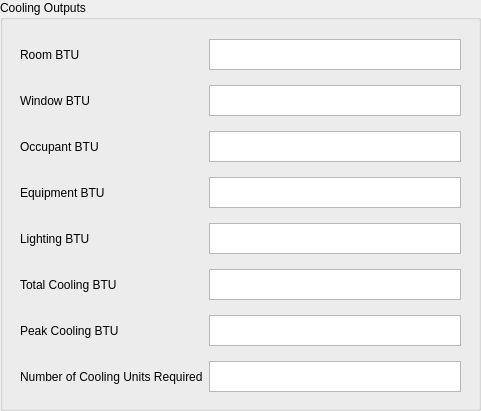
   <widget class="QGroupBox" name="cooloutputGroup">
    <property name="geometry">
     <rect>
      <x>10</x>
      <y>560</y>
      <width>481</width>
      <height>411</height>
     </rect>
    </property>
    <property name="minimumSize">
     <size>
      <width>481</width>
      <height>411</height>
     </size>
    </property>
    <property name="maximumSize">
     <size>
      <width>481</width>
      <height>411</height>
     </size>
    </property>
    <property name="title">
     <string>Cooling Outputs</string>
    </property>
    <widget class="QWidget" name="layoutWidget_3">
     <property name="geometry">
      <rect>
       <x>10</x>
       <y>30</y>
       <width>461</width>
       <height>371</height>
      </rect>
     </property>
     <property name="minimumSize">
      <size>
       <width>461</width>
       <height>371</height>
      </size>
     </property>
     <property name="maximumSize">
      <size>
       <width>461</width>
       <height>371</height>
      </size>
     </property>
     <layout class="QGridLayout" name="gridLayout_4">
      <property name="leftMargin">
       <number>10</number>
      </property>
      <property name="rightMargin">
       <number>10</number>
      </property>
      <item row="7" column="0">
       <widget class="QLabel" name="coolunitsLabel">
        <property name="minimumSize">
         <size>
          <width>183</width>
          <height>31</height>
         </size>
        </property>
        <property name="maximumSize">
         <size>
          <width>183</width>
          <height>31</height>
         </size>
        </property>
        <property name="text">
         <string>Number of Cooling Units Required</string>
        </property>
       </widget>
      </item>
      <item row="4" column="1">
       <widget class="QTextBrowser" name="lightingBTUOutput">
        <property name="sizePolicy">
         <sizepolicy hsizetype="Expanding" vsizetype="Fixed">
          <horstretch>0</horstretch>
          <verstretch>0</verstretch>
         </sizepolicy>
        </property>
        <property name="minimumSize">
         <size>
          <width>252</width>
          <height>31</height>
         </size>
        </property>
        <property name="maximumSize">
         <size>
          <width>252</width>
          <height>31</height>
         </size>
        </property>
       </widget>
      </item>
      <item row="1" column="1">
       <widget class="QTextBrowser" name="windowBTUOutput">
        <property name="sizePolicy">
         <sizepolicy hsizetype="Expanding" vsizetype="Fixed">
          <horstretch>0</horstretch>
          <verstretch>0</verstretch>
         </sizepolicy>
        </property>
        <property name="minimumSize">
         <size>
          <width>252</width>
          <height>31</height>
         </size>
        </property>
        <property name="maximumSize">
         <size>
          <width>252</width>
          <height>31</height>
         </size>
        </property>
       </widget>
      </item>
      <item row="0" column="0">
       <widget class="QLabel" name="roomBTULabel">
        <property name="minimumSize">
         <size>
          <width>183</width>
          <height>31</height>
         </size>
        </property>
        <property name="maximumSize">
         <size>
          <width>183</width>
          <height>31</height>
         </size>
        </property>
        <property name="text">
         <string>Room BTU</string>
        </property>
       </widget>
      </item>
      <item row="3" column="1">
       <widget class="QTextBrowser" name="equipmentBTUOutput">
        <property name="sizePolicy">
         <sizepolicy hsizetype="Expanding" vsizetype="Fixed">
          <horstretch>0</horstretch>
          <verstretch>0</verstretch>
         </sizepolicy>
        </property>
        <property name="minimumSize">
         <size>
          <width>252</width>
          <height>31</height>
         </size>
        </property>
        <property name="maximumSize">
         <size>
          <width>252</width>
          <height>31</height>
         </size>
        </property>
       </widget>
      </item>
      <item row="7" column="1">
       <widget class="QTextBrowser" name="coolunitsOutput">
        <property name="sizePolicy">
         <sizepolicy hsizetype="Expanding" vsizetype="Fixed">
          <horstretch>0</horstretch>
          <verstretch>0</verstretch>
         </sizepolicy>
        </property>
        <property name="minimumSize">
         <size>
          <width>252</width>
          <height>31</height>
         </size>
        </property>
        <property name="maximumSize">
         <size>
          <width>252</width>
          <height>31</height>
         </size>
        </property>
       </widget>
      </item>
      <item row="0" column="1">
       <widget class="QTextBrowser" name="roomBTUOutput">
        <property name="sizePolicy">
         <sizepolicy hsizetype="Expanding" vsizetype="Fixed">
          <horstretch>0</horstretch>
          <verstretch>0</verstretch>
         </sizepolicy>
        </property>
        <property name="minimumSize">
         <size>
          <width>252</width>
          <height>31</height>
         </size>
        </property>
        <property name="maximumSize">
         <size>
          <width>252</width>
          <height>31</height>
         </size>
        </property>
       </widget>
      </item>
      <item row="5" column="1">
       <widget class="QTextBrowser" name="totalcoolBTUOutput">
        <property name="sizePolicy">
         <sizepolicy hsizetype="Expanding" vsizetype="Fixed">
          <horstretch>0</horstretch>
          <verstretch>0</verstretch>
         </sizepolicy>
        </property>
        <property name="minimumSize">
         <size>
          <width>252</width>
          <height>31</height>
         </size>
        </property>
        <property name="maximumSize">
         <size>
          <width>252</width>
          <height>31</height>
         </size>
        </property>
       </widget>
      </item>
      <item row="2" column="0">
       <widget class="QLabel" name="occupantBTULabel">
        <property name="minimumSize">
         <size>
          <width>183</width>
          <height>31</height>
         </size>
        </property>
        <property name="maximumSize">
         <size>
          <width>183</width>
          <height>31</height>
         </size>
        </property>
        <property name="text">
         <string>Occupant BTU</string>
        </property>
       </widget>
      </item>
      <item row="6" column="1">
       <widget class="QTextBrowser" name="peakcoolBTUOutput">
        <property name="sizePolicy">
         <sizepolicy hsizetype="Expanding" vsizetype="Fixed">
          <horstretch>0</horstretch>
          <verstretch>0</verstretch>
         </sizepolicy>
        </property>
        <property name="minimumSize">
         <size>
          <width>252</width>
          <height>31</height>
         </size>
        </property>
        <property name="maximumSize">
         <size>
          <width>252</width>
          <height>31</height>
         </size>
        </property>
       </widget>
      </item>
      <item row="6" column="0">
       <widget class="QLabel" name="peakcoolBTULabel">
        <property name="minimumSize">
         <size>
          <width>183</width>
          <height>31</height>
         </size>
        </property>
        <property name="maximumSize">
         <size>
          <width>183</width>
          <height>31</height>
         </size>
        </property>
        <property name="text">
         <string>Peak Cooling BTU</string>
        </property>
       </widget>
      </item>
      <item row="1" column="0">
       <widget class="QLabel" name="windowBTULabel">
        <property name="minimumSize">
         <size>
          <width>183</width>
          <height>31</height>
         </size>
        </property>
        <property name="maximumSize">
         <size>
          <width>183</width>
          <height>31</height>
         </size>
        </property>
        <property name="text">
         <string>Window BTU</string>
        </property>
       </widget>
      </item>
      <item row="5" column="0">
       <widget class="QLabel" name="totalcoolBTULabel">
        <property name="minimumSize">
         <size>
          <width>183</width>
          <height>31</height>
         </size>
        </property>
        <property name="maximumSize">
         <size>
          <width>183</width>
          <height>31</height>
         </size>
        </property>
        <property name="text">
         <string>Total Cooling BTU</string>
        </property>
       </widget>
      </item>
      <item row="3" column="0">
       <widget class="QLabel" name="equipmentBTULabel">
        <property name="minimumSize">
         <size>
          <width>183</width>
          <height>31</height>
         </size>
        </property>
        <property name="maximumSize">
         <size>
          <width>183</width>
          <height>31</height>
         </size>
        </property>
        <property name="text">
         <string>Equipment BTU</string>
        </property>
       </widget>
      </item>
      <item row="4" column="0">
       <widget class="QLabel" name="lightingBTULabel">
        <property name="minimumSize">
         <size>
          <width>183</width>
          <height>31</height>
         </size>
        </property>
        <property name="maximumSize">
         <size>
          <width>183</width>
          <height>31</height>
         </size>
        </property>
        <property name="text">
         <string>Lighting BTU</string>
        </property>
       </widget>
      </item>
      <item row="2" column="1">
       <widget class="QTextBrowser" name="occupantBTUOutput">
        <property name="sizePolicy">
         <sizepolicy hsizetype="Expanding" vsizetype="Fixed">
          <horstretch>0</horstretch>
          <verstretch>0</verstretch>
         </sizepolicy>
        </property>
        <property name="minimumSize">
         <size>
          <width>252</width>
          <height>31</height>
         </size>
        </property>
        <property name="maximumSize">
         <size>
          <width>252</width>
          <height>31</height>
         </size>
        </property>
       </widget>
      </item>
     </layout>
    </widget>
   </widget>
